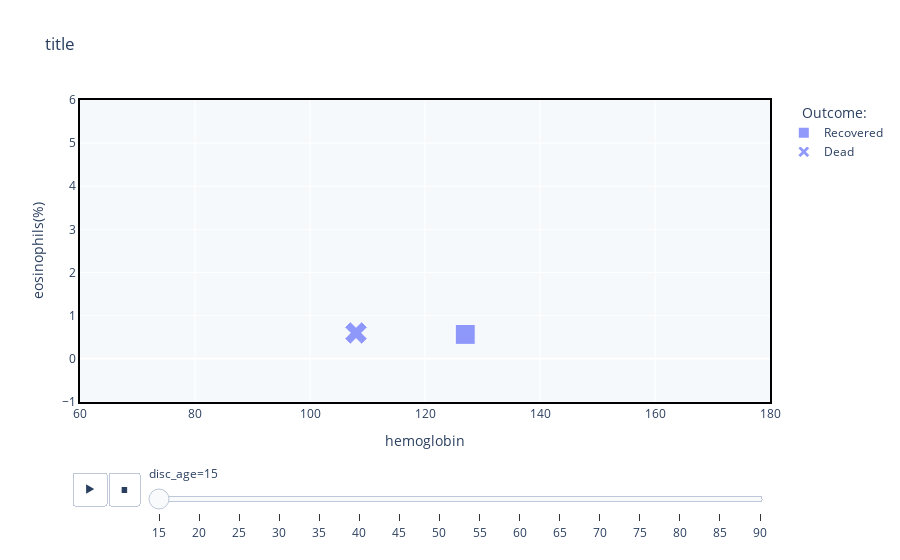

Here is the notebook cell this chart was saved with:
### Code cell
fig = px.scatter(age_data, x="hemoglobin", y="eosinophils(%)", 
            animation_frame="disc_age", #animation_group="gender",
            size="Interleukin 2 receptor", hover_data = ["gender"], 
            symbol = "outcome", symbol_map = {'dead':'x', 'alive':'circle'},
            range_x=[60,180], range_y=[-1, 6], size_max = 40, title = 'title')


fig.update_layout({'plot_bgcolor' : 'rgba(224, 236, 244, 0.3)'})
fig.update_xaxes(showline=True, linewidth=2, linecolor='black', mirror=True)
fig.update_yaxes(showline=True, linewidth=2, linecolor='black', mirror=True)
#fig["layout"].pop("updatemenus") # optional, drop animation buttons
fig.update_layout(legend_title_text='    Outcome:')
fig.show()

### Figure 1 — Plotly figure (JSON) as saved in the notebook; plotly's stock layout.template omitted (floating-point values rounded to 4 significant figures)
{"data": [{"customdata": [["Male"]], "hovertemplate": "outcome=Recovered<br>disc_age=15<br>hemoglobin=%{x}<br>eosinophils(%)=%{y}<br>Interleukin 2 receptor=%{marker.size}<br>gender=%{customdata[0]}<extra></extra>", "legendgroup": "Recovered", "marker": {"color": "#636efa", "size": [934.6], "sizemode": "area", "sizeref": 4.688, "symbol": "square"}, "mode": "markers", "name": "Recovered", "orientation": "v", "showlegend": true, "type": "scatter", "x": [127], "xaxis": "x", "y": [0.5667], "yaxis": "y"}, {"customdata": [["Female"]], "hovertemplate": "outcome=Dead<br>disc_age=15<br>hemoglobin=%{x}<br>eosinophils(%)=%{y}<br>Interleukin 2 receptor=%{marker.size}<br>gender=%{customdata[0]}<extra></extra>", "legendgroup": "Dead", "marker": {"color": "#636efa", "size": [934.6], "sizemode": "area", "sizeref": 4.688, "symbol": "x"}, "mode": "markers", "name": "Dead", "orientation": "v", "showlegend": true, "type": "scatter", "x": [108], "xaxis": "x", "y": [0.6], "yaxis": "y"}], "layout": {"legend": {"itemsizing": "constant", "title": {"text": "    Outcome:"}, "tracegroupgap": 0}, "plot_bgcolor": "rgba(224, 236, 244, 0.3)", "sliders": [{"active": 0, "currentvalue": {"prefix": "disc_age="}, "len": 0.9, "pad": {"b": 10, "t": 60}, "steps": [{"args": [["15"], {"frame": {"duration": 0, "redraw": false}, "fromcurrent": true, "mode": "immediate", "transition": {"duration": 0, "easing": "linear"}}], "label": "15", "method": "animate"}, {"args": [["20"], {"frame": {"duration": 0, "redraw": false}, "fromcurrent": true, "mode": "immediate", "transition": {"duration": 0, "easing": "linear"}}], "label": "20", "method": "animate"}, {"args": [["25"], {"frame": {"duration": 0, "redraw": false}, "fromcurrent": true, "mode": "immediate", "transition": {"duration": 0, "easing": "linear"}}], "label": "25", "method": "animate"}, {"args": [["30"], {"frame": {"duration": 0, "redraw": false}, "fromcurrent": true, "mode": "immediate", "transition": {"duration": 0, "easing": "linear"}}], "label": "30", "method": "animate"}, {"args": [["35"], {"frame": {"duration": 0, "redraw": false}, "fromcurrent": true, "mode": "immediate", "transition": {"duration": 0, "easing": "linear"}}], "label": "35", "method": "animate"}, {"args": [["40"], {"frame": {"duration": 0, "redraw": false}, "fromcurrent": true, "mode": "immediate", "transition": {"duration": 0, "easing": "linear"}}], "label": "40", "method": "animate"}, {"args": [["45"], {"frame": {"duration": 0, "redraw": false}, "fromcurrent": true, "mode": "immediate", "transition": {"duration": 0, "easing": "linear"}}], "label": "45", "method": "animate"}, {"args": [["50"], {"frame": {"duration": 0, "redraw": false}, "fromcurrent": true, "mode": "immediate", "transition": {"duration": 0, "easing": "linear"}}], "label": "50", "method": "animate"}, {"args": [["55"], {"frame": {"duration": 0, "redraw": false}, "fromcurrent": true, "mode": "immediate", "transition": {"duration": 0, "easing": "linear"}}], "label": "55", "method": "animate"}, {"args": [["60"], {"frame": {"duration": 0, "redraw": false}, "fromcurrent": true, "mode": "immediate", "transition": {"duration": 0, "easing": "linear"}}], "label": "60", "method": "animate"}, {"args": [["65"], {"frame": {"duration": 0, "redraw": false}, "fromcurrent": true, "mode": "immediate", "transition": {"duration": 0, "easing": "linear"}}], "label": "65", "method": "animate"}, {"args": [["70"], {"frame": {"duration": 0, "redraw": false}, "fromcurrent": true, "mode": "immediate", "transition": {"duration": 0, "easing": "linear"}}], "label": "70", "method": "animate"}, {"args": [["75"], {"frame": {"duration": 0, "redraw": false}, "fromcurrent": true, "mode": "immediate", "transition": {"duration": 0, "easing": "linear"}}], "label": "75", "method": "animate"}, {"args": [["80"], {"frame": {"duration": 0, "redraw": false}, "fromcurrent": true, "mode": "immediate", "transition": {"duration": 0, "easing": "linear"}}], "label": "80", "method": "animate"}, {"args": [["85"], {"frame": {"duration": 0, "redraw": false}, "fromcurrent": true, "mode": "immediate", "transition": {"duration": 0, "easing": "linear"}}], "label": "85", "method": "animate"}, {"args": [["90"], {"frame": {"duration": 0, "redraw": false}, "fromcurrent": true, "mode": "immediate", "transition": {"duration": 0, "easing": "linear"}}], "label": "90", "method": "animate"}], "x": 0.1, "xanchor": "left", "y": 0, "yanchor": "top"}], "title": {"text": "title"}, "updatemenus": [{"buttons": [{"args": [null, {"frame": {"duration": 500, "redraw": false}, "fromcurrent": true, "mode": "immediate", "transition": {"duration": 500, "easing": "linear"}}], "label": "&#9654;", "method": "animate"}, {"args": [[null], {"frame": {"duration": 0, "redraw": false}, "fromcurrent": true, "mode": "immediate", "transition": {"duration": 0, "easing": "linear"}}], "label": "&#9724;", "method": "animate"}], "direction": "left", "pad": {"r": 10, "t": 70}, "showactive": false, "type": "buttons", "x": 0.1, "xanchor": "right", "y": 0, "yanchor": "top"}], "xaxis": {"anchor": "y", "domain": [0, 1], "linecolor": "black", "linewidth": 2, "mirror": true, "range": [60, 180], "showline": true, "title": {"text": "hemoglobin"}}, "yaxis": {"anchor": "x", "domain": [0, 1], "linecolor": "black", "linewidth": 2, "mirror": true, "range": [-1, 6], "showline": true, "title": {"text": "eosinophils(%)"}}}}
